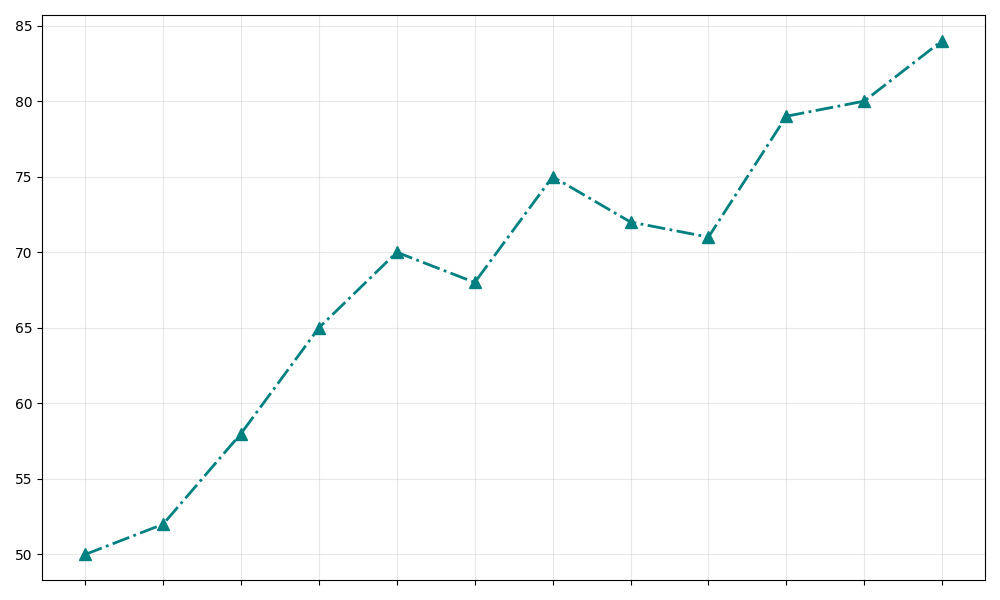

Write the Python code that produced this figure.
import matplotlib.pyplot as plt
import numpy as np

months = np.arange(1, 13)
lunar_rabbits_population = [50, 52, 58, 65, 70, 68, 75, 72, 71, 79, 80, 84]

fig, ax = plt.subplots(figsize=(10, 6))

color = 'teal'
ax.plot(months, lunar_rabbits_population, marker='^', linestyle='-.', color=color, linewidth=2, markersize=8)

ax.grid(True, linestyle='-', alpha=0.5, color='lightgray')

ax.set_xticks(months)
ax.set_xticklabels(['', '', '', '', '', '', '', '', '', '', '', ''], rotation=45, ha='center')

plt.tight_layout()
plt.show()
